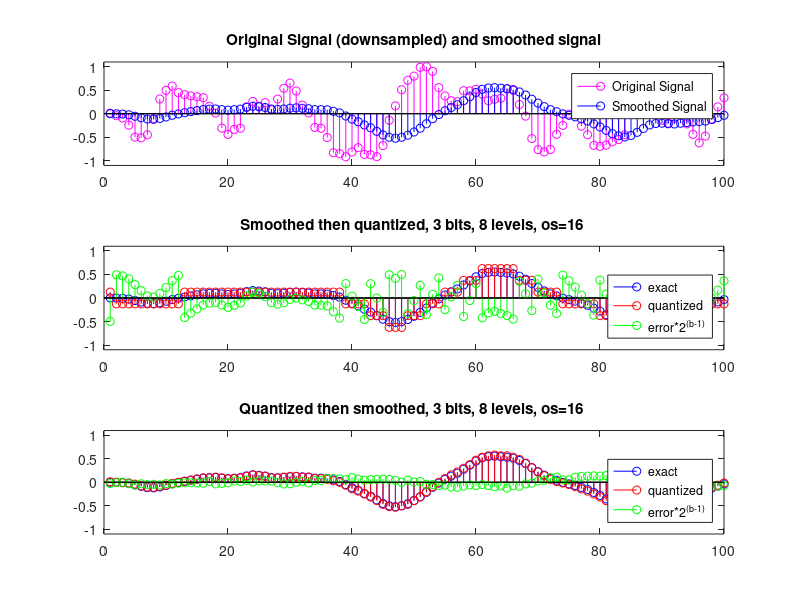

MATLAB code to generate this figure:
% This script creates a random signal, and then quantizes it.  The signal
% is oversampled and then decimated.
% * Oversampling is the process of taking in samples at a faster rate (in
% this script "os" times faster) than you need.
% * Decimation is the process Decimation is the process of taking only one
% of every "os" samples of an oversampled signal to get the final sampling
% rate.
%
% Processing of the oversampled signal can give some benefit, as you will
% see if you run the script.

fprintf('\n\nE71 Lab, Oversampling and Quantization\n');

b=3;                            % Number of bits.
N=100;                          % Number of samples in final signal.
maxOS = 4;                      % Max os rate = 2^maxOS.

% Choose the input type.
choice = questdlg('Choose input','Input',...
    'Sine','Sawtooth','Random','Random');

fprintf('Bits = %g, levels = %g, signal = %s.\n', b, 2^b, choice);
fprintf('SQNR measured in dB.\n\n');

%Generate set of points.
    os=2^maxOS;
    N_os=N*os;                   % Number of samples in oversampled signal
    n=0:(N_os-1);                % Index
    
    % Create the oversampled input data sequence.
    switch choice
        case 'Sine'
            xOrig=sin(2*pi*n/N_os);
        case 'Sawtooth'
             xOrig=sawtooth(2*pi*n/N_os);
        case 'Random'
             xOrig=randn(1,N_os);        % Random data
            % Smooth to begin to remove fast variations.
             xOrig=filter(ones(1,4*os)/4/os,1,xOrig);
             xOrig= xOrig/max(abs(xOrig));        % Scale to +/- 1
    end
    
% This large loop generates and analyzes data at several different
% oversampling rates (all powers of two).
for os_pow=0:maxOS,
    os=2^os_pow;                    % Oversampling rate.
    xds = downsample(xOrig,os);
   % x = filter(ones(1,4*os)/4/os,1,xOrig);
    x = filter(ones(1,4)/4,1,xds);
    x = x/max(abs(x));
    
    %Quantize the oversampled raw signal
    xq=floor((x+1)*2^(b-1));	%Signal is one of 2^b int values (0 to 2^b-1)
    xq=xq/(2^(b-1));            %Signal is from 0 to 2 (quantized)
    xq=xq-(2^(b)-1)/2^(b);      %Shift signal down (rounding)
    
    %Smooth (running average) the quantized oversampled signal
    x_qs=filter(ones(1,os)/os,1,xq);
    
    %Smooth the oversampled signal
    x_s=filter(ones(1,os)/os,1,x);
    
    %Quantize the oversampled smoothed signal
    x_sq=floor((x_s+1)*2^(b-1)); % Signal is one of 2^n int values (0 to 2^n-1)
    x_sq=x_sq/(2^(b-1));         % Signal is from 0 to 2 (quantized)
    x_sq=x_sq-(2^(b)-1)/2^(b);   % Shift signal down (rounding)
       
    xe_qs=x_s-x_qs;             % Error between smoothed and quantized/smoothed
    xe_sq=x_s-x_sq;             % Error between smoothed and smoothed/quantized
    

    subplot(3,1,1);
    stem(x,'m');
    hold on;
    stem(x_s,'b');
    hold off;
    set(gca,'YLim',[-1.1,1.1]);
    legend({'Original Signal','Smoothed Signal'});
    title('Original Signal (downsampled) and smoothed signal');
    
    subplot(3,1,2)
    stem(x_s,'b');
    hold on;
    stem(x_sq,'r');
    hold on;
    stem(xe_sq*2^(b-1),'g');
    legend('exact','quantized','error*2^{(b-1)}','Location','Southeast')
    set(gca,'YLim',[-1.1,1.1]);
    title(sprintf('Smoothed then quantized, %g bits, %g levels, os=%g ',b,2^b, os));
    hold off
    
    subplot(3,1,3)
    stem(x_s,'b');
    hold on;
    stem(x_qs,'r');
    hold on;
    stem(xe_qs*2^(b-1),'g');
    legend('exact','quantized','error*2^{(b-1)}','Location','Southeast')
    set(gca,'YLim',[-1.1,1.1]);
    title(sprintf('Quantized then smoothed, %g bits, %g levels, os=%g ',b,2^b, os));
    hold off
    
    sqnr_sq=10*log10(sum(x_s.^2)/sum(xe_sq.^2));
    sqnr_qs=10*log10(sum(x_s.^2)/sum(xe_qs.^2));
    
    fprintf('Oversampling = %g, ', os);
    fprintf('sqnr_sq = %g, sqnr_qs = %g, sqnr_qs-sqnr_sq = %g\n',...
        sqnr_sq, sqnr_qs, sqnr_qs-sqnr_sq);
    
    pause(1);
end